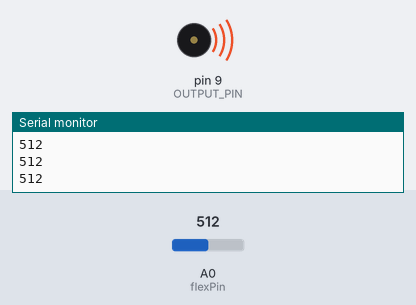
A sketch run on a simulated Arduino Uno, built with avr-gcc and run on an emulated ATmega328P. On the bench: buzzer (waves = sounding), the last lines printed to the serial monitor. Inputs (shaded band) come from the test bench; at power-on: A0 (flexPin) = 512. Random numbers use the default seed unless the sketch sets one.

Above: at 1.25 s.
1.3 s: A0 (flexPin) set to 0
At 2.5 s:
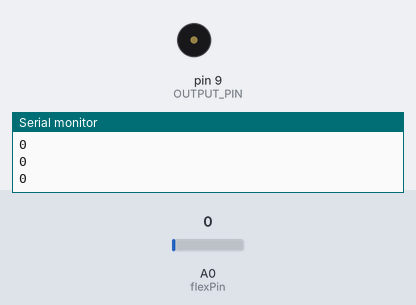
2.8 s: A0 (flexPin) set to 20
At 3.2 s:
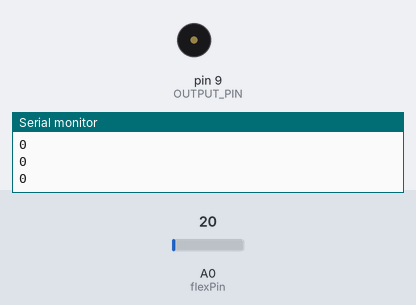
Timing chart, 0 to 11.8 s (numbered marks = the images above; inputs shaded):
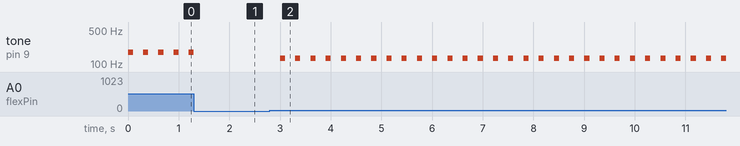

Measured:
- after the input at 2.8 s, tone on pin 9 (OUTPUT_PIN): alternates 131 Hz for 0.10 s and silent for 0.20 s, starting after 0.20 s

The sketch:

flex_arduino.ino
```cpp
const int flexPin = A0;      // Pin connected to voltage divider output
#define OUTPUT_PIN 9    // Signal output pin

// Change these constants according to your project's design
const float VCC = 5;      // voltage at Ardunio 5V line
const float R_DIV = 10000.0;  // resistor used to create a voltage divider
const float flatResistance = 25000.0; // resistance when flat
const float bendResistance = 100000.0;  // resistance at 90 deg

//const float  outpin=8;
//const float  freq=2000;
//const float  duration=1000/8;

int mode=1;
//mode=1 is the musical pitches
//mode=2 is white noise which transitions to beeps getting faster
//mode=3 is white noise narrowing to a constant tone
//mode=4 is linearly increasing pitches

float dutyCycle;        // Duty cycle (pulse width) percentage
int minFrequency;       // The minimum frequency of the range
int maxFrequency;       // The maximum frequency of the range

#include "pitches.h"


void setup() {
  Serial.begin(9600);
  pinMode(flexPin, INPUT);
  pinMode(OUTPUT_PIN, OUTPUT);

  // Set the duty cycle. For most
  // purposes you will want to leave the duty cycle set
  // to 50%.
  dutyCycle = 50;
  // Set the white noise frequency range
  minFrequency = 720;
  maxFrequency = 1440;
}

void mode_1(){
  int flex = analogRead(flexPin);
  //.5 < gap && gap < 1
  if (flex > 950) {
    //highest note for maximum bend
    tone(9, NOTE_D4,100);
  }
  else if (flex > 900){
    tone(9, NOTE_C4,100);
  }
  else if (flex > 850){
    tone(9, NOTE_B3,100);
  }
  else if (flex > 700){
    tone(9, NOTE_A3,100);
  }
  else if (flex > 600){
    tone(9, NOTE_G3,100);
  }
  else if (flex > 500){
    tone(9, NOTE_F3,100);
  }
  else if (flex > 400){
    tone(9, NOTE_E3,100);
  }
  else if (flex > 200){
    tone(9, NOTE_D3,100);
  }
  else if (flex > 0){
    tone(9, NOTE_C3,100);
  }
  delay(300);
  noTone(9);
  Serial.println(String(flex));

}

void mode_2(){
  int flex = analogRead(flexPin);
  //.5 < gap && gap < 1
  if (flex > 950) {
    //highest note for maximum bend
    tone(9, NOTE_D4,100);
  }
  else if (flex > 900){
    tone(9, NOTE_C4,100);
  }
  else if (flex > 850){
    tone(9, NOTE_B3,100);
  }
  else if (flex > 700){
    tone(9, NOTE_A3,100);
  }
  else if (flex > 600){
    tone(9, NOTE_G3,100);
  }
  else if (flex > 500){
    tone(9, NOTE_F3,100);
  }
  else if (flex > 400){
    tone(9, NOTE_E3,100);
  }
  else if (flex > 200){
    tone(9, NOTE_D3,100);
  }
  else if (flex > 10){
    tone(9, NOTE_C3,100);
  }
  else {
    //everything below 10, set as white noise
    double frequency = random(minFrequency,maxFrequency);
    double period = 1000000 / frequency;
    double offFor = period - (period * (dutyCycle/100));
    double onFor = period - offFor;

    if( period > 16383 ) {
    // If the period is greater than 16383 then use the millisecond timer delay,
    // otherwise use the microsecond timer delay. Currently, the largest value that
    // will produce an accurate delay for the microsecond timer is 16383.

    digitalWrite(OUTPUT_PIN, HIGH);
    delay((long)onFor/1000);

    digitalWrite(OUTPUT_PIN, LOW);
    delay((long)offFor/1000);
  } else {
    digitalWrite(OUTPUT_PIN, HIGH);
    delayMicroseconds((long)onFor);

    digitalWrite(OUTPUT_PIN, LOW);
    delayMicroseconds((long)offFor);
  }
  }
  delay(300);
  noTone(8);
  Serial.println(String(flex));
}

void mode_3(){

  int flex = analogRead(flexPin);

  double period_var=1000000;
  if (flex > 800) {
    period_var=500000;
  }
  else if (flex > 200){
    period_var=100000;
  }

  double frequency = random(minFrequency,maxFrequency);
  double period = period_var / frequency;
  double offFor = period - (period * (dutyCycle/100));
  double onFor = period - offFor;
  if( period > 16383 ) {
    // If the period is greater than 16383 then use the millisecond timer delay,
    // otherwise use the microsecond timer delay. Currently, the largest value that
    // will produce an accurate delay for the microsecond timer is 16383.
    digitalWrite(OUTPUT_PIN, HIGH);
    delay((long)onFor/1000);

    digitalWrite(OUTPUT_PIN, LOW);
    delay((long)offFor/1000);
  } else {
    digitalWrite(OUTPUT_PIN, HIGH);
    delayMicroseconds((long)onFor);

    digitalWrite(OUTPUT_PIN, LOW);
    delayMicroseconds((long)offFor);
  }
  //delay(300);
  //noTone(8);
  //Serial.println(String(flex));
}


void loop() {
  // Read the ADC, and calculate voltage and resistance from it
  mode_1();
}
```

pitches.h
```cpp
/*************************************************

 * Public Constants

 *************************************************/

#define NOTE_B0  31
#define NOTE_C1  33
#define NOTE_CS1 35
#define NOTE_D1  37
#define NOTE_DS1 39
#define NOTE_E1  41
#define NOTE_F1  44
#define NOTE_FS1 46
#define NOTE_G1  49
#define NOTE_GS1 52
#define NOTE_A1  55
#define NOTE_AS1 58
#define NOTE_B1  62
#define NOTE_C2  65
#define NOTE_CS2 69
#define NOTE_D2  73
#define NOTE_DS2 78
#define NOTE_E2  82
#define NOTE_F2  87
#define NOTE_FS2 93
#define NOTE_G2  98
#define NOTE_GS2 104
#define NOTE_A2  110
#define NOTE_AS2 117
#define NOTE_B2  123
#define NOTE_C3  131
#define NOTE_CS3 139
#define NOTE_D3  147
#define NOTE_DS3 156
#define NOTE_E3  165
#define NOTE_F3  175
#define NOTE_FS3 185
#define NOTE_G3  196
#define NOTE_GS3 208
#define NOTE_A3  220
#define NOTE_AS3 233
#define NOTE_B3  247
#define NOTE_C4  262
#define NOTE_CS4 277
#define NOTE_D4  294
#define NOTE_DS4 311
#define NOTE_E4  330
#define NOTE_F4  349
#define NOTE_FS4 370
#define NOTE_G4  392
#define NOTE_GS4 415
#define NOTE_A4  440
#define NOTE_AS4 466
#define NOTE_B4  494
#define NOTE_C5  523
#define NOTE_CS5 554
#define NOTE_D5  587
#define NOTE_DS5 622
#define NOTE_E5  659
#define NOTE_F5  698
#define NOTE_FS5 740
#define NOTE_G5  784
#define NOTE_GS5 831
#define NOTE_A5  880
#define NOTE_AS5 932
#define NOTE_B5  988
#define NOTE_C6  1047
#define NOTE_CS6 1109
#define NOTE_D6  1175
#define NOTE_DS6 1245
#define NOTE_E6  1319
#define NOTE_F6  1397
#define NOTE_FS6 1480
#define NOTE_G6  1568
#define NOTE_GS6 1661
#define NOTE_A6  1760
#define NOTE_AS6 1865
#define NOTE_B6  1976
#define NOTE_C7  2093
#define NOTE_CS7 2217
#define NOTE_D7  2349
#define NOTE_DS7 2489
#define NOTE_E7  2637
#define NOTE_F7  2794
#define NOTE_FS7 2960
#define NOTE_G7  3136
#define NOTE_GS7 3322
#define NOTE_A7  3520
#define NOTE_AS7 3729
#define NOTE_B7  3951
#define NOTE_C8  4186
#define NOTE_CS8 4435
#define NOTE_D8  4699
#define NOTE_DS8 4978
```
